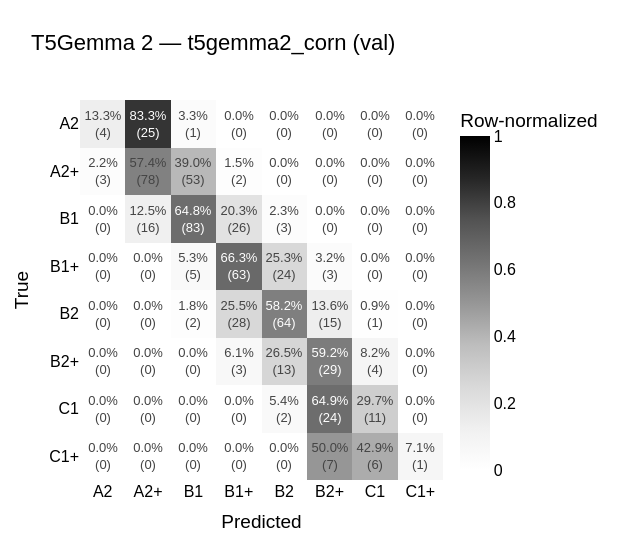

The cell this chart's notebook holds for it:
### Markdown cell above
# CORN Confusion Matrix

### Code cell
# Cell: confusion matrix from saved predictions (val set)
import os
import numpy as np
import pandas as pd
import plotly.graph_objects as go
from sklearn.metrics import confusion_matrix

run_dir = cfg.output_dir   # point at any condition's dir, e.g. "runs/t5gemma2_corn"
df = pd.read_csv(os.path.join(run_dir, "dev_predictions.csv"))
y_true, y_pred = df["true_idx"].to_numpy(), df["pred_idx"].to_numpy()

n = len(LEVELS)
counts = confusion_matrix(y_true, y_pred, labels=list(range(n)))
row_sums = counts.sum(axis=1, keepdims=True)
with np.errstate(divide="ignore", invalid="ignore"):
    norm = np.nan_to_num(np.divide(counts, row_sums, where=row_sums != 0))

annot = np.empty_like(counts, dtype=object)
for i in range(n):
    for j in range(n):
        annot[i, j] = f"{norm[i, j] * 100:.1f}%<br>({counts[i, j]})"

fig = go.Figure(go.Heatmap(
    z=norm, x=LEVELS, y=LEVELS,
    text=annot, texttemplate="%{text}",
    hoverongaps=False,
    colorscale="Greys", zmin=0, zmax=1,
    colorbar=dict(title="Row-normalized"),
))
fig.update_xaxes(title_text="Predicted")
fig.update_yaxes(title_text="True", autorange="reversed")
fig.update_layout(
    title=dict(text=f"T5Gemma 2 — {os.path.basename(run_dir)} (val)"),
    font=dict(family="Arial", size=16, color="black"),
    width=620, height=560,
    margin=dict(l=80, r=100, t=100, b=80),
)
fig.show()

### Figure 1 — Plotly figure (JSON) as saved in the notebook; plotly's stock layout.template omitted (floating-point values rounded to 4 significant figures)
{"data": [{"colorbar": {"title": {"text": "Row-normalized"}}, "colorscale": [[0, "rgb(255,255,255)"], [0.125, "rgb(240,240,240)"], [0.25, "rgb(217,217,217)"], [0.375, "rgb(189,189,189)"], [0.5, "rgb(150,150,150)"], [0.625, "rgb(115,115,115)"], [0.75, "rgb(82,82,82)"], [0.875, "rgb(37,37,37)"], [1, "rgb(0,0,0)"]], "hoverongaps": false, "text": [["13.3%<br>(4)", "83.3%<br>(25)", "3.3%<br>(1)", "0.0%<br>(0)", "0.0%<br>(0)", "0.0%<br>(0)", "0.0%<br>(0)", "0.0%<br>(0)"], ["2.2%<br>(3)", "57.4%<br>(78)", "39.0%<br>(53)", "1.5%<br>(2)", "0.0%<br>(0)", "0.0%<br>(0)", "0.0%<br>(0)", "0.0%<br>(0)"], ["0.0%<br>(0)", "12.5%<br>(16)", "64.8%<br>(83)", "20.3%<br>(26)", "2.3%<br>(3)", "0.0%<br>(0)", "0.0%<br>(0)", "0.0%<br>(0)"], ["0.0%<br>(0)", "0.0%<br>(0)", "5.3%<br>(5)", "66.3%<br>(63)", "25.3%<br>(24)", "3.2%<br>(3)", "0.0%<br>(0)", "0.0%<br>(0)"], ["0.0%<br>(0)", "0.0%<br>(0)", "1.8%<br>(2)", "25.5%<br>(28)", "58.2%<br>(64)", "13.6%<br>(15)", "0.9%<br>(1)", "0.0%<br>(0)"], ["0.0%<br>(0)", "0.0%<br>(0)", "0.0%<br>(0)", "6.1%<br>(3)", "26.5%<br>(13)", "59.2%<br>(29)", "8.2%<br>(4)", "0.0%<br>(0)"], ["0.0%<br>(0)", "0.0%<br>(0)", "0.0%<br>(0)", "0.0%<br>(0)", "5.4%<br>(2)", "64.9%<br>(24)", "29.7%<br>(11)", "0.0%<br>(0)"], ["0.0%<br>(0)", "0.0%<br>(0)", "0.0%<br>(0)", "0.0%<br>(0)", "0.0%<br>(0)", "50.0%<br>(7)", "42.9%<br>(6)", "7.1%<br>(1)"]], "texttemplate": "%{text}", "type": "heatmap", "x": ["A2", "A2+", "B1", "B1+", "B2", "B2+", "C1", "C1+"], "y": ["A2", "A2+", "B1", "B1+", "B2", "B2+", "C1", "C1+"], "z": [[0.1333, 0.8333, 0.03333, 0.0, 0.0, 0.0, 0.0, 0.0], [0.02206, 0.5735, 0.3897, 0.01471, 0.0, 0.0, 0.0, 0.0], [0.0, 0.125, 0.6484, 0.2031, 0.02344, 0.0, 0.0, 0.0], [0.0, 0.0, 0.05263, 0.6632, 0.2526, 0.03158, 0.0, 0.0], [0.0, 0.0, 0.01818, 0.2545, 0.5818, 0.1364, 0.009091, 0.0], [0.0, 0.0, 0.0, 0.06122, 0.2653, 0.5918, 0.08163, 0.0], [0.0, 0.0, 0.0, 0.0, 0.05405, 0.6486, 0.2973, 0.0], [0.0, 0.0, 0.0, 0.0, 0.0, 0.5, 0.4286, 0.07143]], "zmax": 1, "zmin": 0}], "layout": {"font": {"color": "black", "family": "Arial", "size": 16}, "height": 560, "margin": {"b": 80, "l": 80, "r": 100, "t": 100}, "title": {"text": "T5Gemma 2 — t5gemma2_corn (val)"}, "width": 620, "xaxis": {"title": {"text": "Predicted"}}, "yaxis": {"autorange": "reversed", "title": {"text": "True"}}}}
